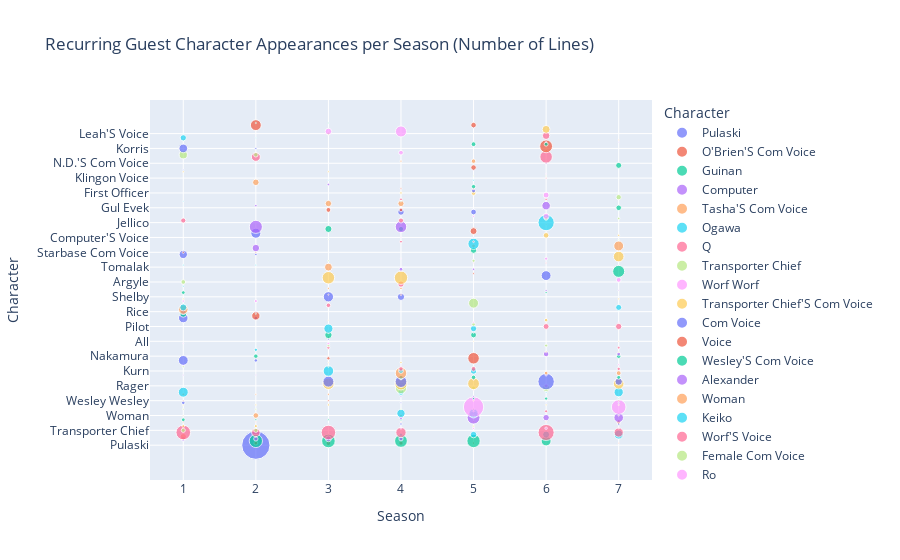

Notebook source saved alongside this figure:
### Markdown cell above
# Visualization 2
This is a simple word cloud of words used thoughout the entire series, minus the main character/bridge crew names. I find it a little harder to see what the usefulness of this visualization is because of the cluttered style. However, some things that stand out: 1) "Wesley" is in the top 30 words of the entire series, though he only appeard in 68 of the 178 episodes. 2) "Captain" appears to be in the top 5 of words used and "Sir" appears in the top 30, signifying how important Picard is to the series, since I've already eliminated his actual name from the cloud. While these words may be used in reference to other characters, combined with the above visualization (number of lines per season) indicates a greater emphasis on Picard.

### Code cell
import pandas as pd
import plotly.express as px
import re

# Clean and normalize names
df_speech = df.dropna(subset=['who']).copy()

def clean_name(name):
    if not isinstance(name, str):
        return name
    name = name.strip()
    name = name.replace('"', '')
    name = re.sub(r'\s*\(.*?\)', '', name)
    name = name.title()
    alias_map = {
        "Q'": "Q",
        "Beverly": "Beverly Crusher",
        "Dr Crusher": "Beverly Crusher",
        "Deanna": "Deanna Troi",
        "Jean Luc": "Jean-Luc Picard",
    }
    if "'S Voice" in name.upper():
        name = name.split("'")[0].title()
    return alias_map.get(name, name)

df_speech['who'] = df_speech['who'].apply(clean_name)

# Remove main crew entirely
main_names = [
    'Picard', 'Riker', 'Crusher', 'Troi', 'La Forge', 'Data', 
    'Geordi', 'Deanna', 'Beverly', 'Will', 'Jean Luc'
]
pattern = '|'.join(main_names)
df_speech = df_speech[~df_speech['who'].str.contains(pattern, case=False, regex=True)]

# Total number of episodes
total_episodes = df_speech['Episode'].nunique()

# Count total appearances per character (by episode)
appearance_counts = df_speech.groupby('who')['Episode'].nunique()

# Select recurring guest characters (>1 appearance, <80% episodes)
recurring_guests = appearance_counts[(appearance_counts > 1) & 
                                     (appearance_counts < 0.8 * total_episodes)].index

# Filter the dataframe
guest_lines = df_speech[df_speech['who'].isin(recurring_guests)].copy()

# Count actual number of lines per season for each character
appearances = guest_lines.groupby(['Season', 'who']).size().reset_index(name='num_lines')

# Sort characters by total appearances descending
char_order = appearance_counts[recurring_guests].sort_values(ascending=False).index.tolist()

# Scatter plot with hover showing number of lines
fig = px.scatter(
    appearances,
    x='Season',
    y='who',
    size='num_lines',           # actual number of lines
    hover_data=['num_lines'],
    color='who',
    category_orders={'who': char_order},
    size_max=20,
    title='Recurring Guest Character Appearances per Season (Number of Lines)',
    labels={'who': 'Character', 'Season': 'Season', 'num_lines': 'Number of Lines'}
)

fig.update_layout(yaxis={'categoryorder':'array', 'categoryarray': char_order})
fig.show()
